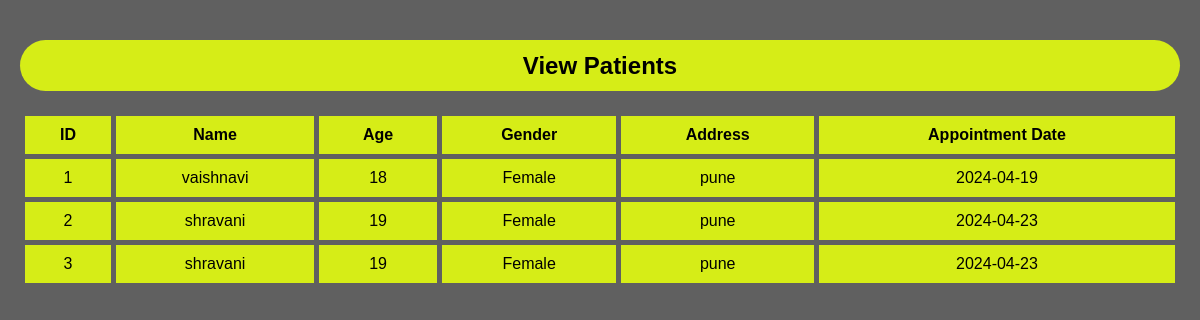
Page /view_patients.php on the committed database.
### tables this page shows
CREATE TABLE `patients` (
  `id` int(11) NOT NULL,
  `name` varchar(255) NOT NULL,
  `age` int(11) NOT NULL,
  `gender` varchar(10) NOT NULL,
  `address` text DEFAULT NULL,
  `admission_date` date NOT NULL
);

### view_patients.php (the view, shortened to what this page needs)
<?php
$conn = new mysqli('localhost', 'root', '', 'hospital_management');
$sql = "SELECT * FROM patients";
$result = $conn->query($sql);
?>
<!DOCTYPE html>
<html lang="en">
<head>
</head>
<body>
	<h2>View Patients</h2>
	<table border="1">
		<tr>
			<th>ID</th>
			<th>Name</th>
			<th>Age</th>
			<th>Gender</th>
			<th>Address</th>
			<th>Appointment Date</th>
		</tr>
		<?php
		while ($row = $result->fetch_assoc()) {
			echo "<tr>
				<td>{$row['id']}</td>
				<td>{$row['name']}</td>
				<td>{$row['age']}</td>
				<td>{$row['gender']}</td>
				<td>{$row['address']}</td>
				<td>{$row['admission_date']}</td>
			</tr>";
		}
		?>
	</table>
</body>
</html>

### view_patients.php (style rules this page uses)
body { background-color: #606060FF; color: black; font-family: Arial, sans-serif; text-align: center; margin: 0; padding: 20px; }
h2 { background-color:#D6ED17FF; padding: 1%; border-radius: 35px; }
table { background-color: #D6ED17FF; width: 100%; border-collapse: collapse; margin-top: 20px; }
th, td { border: 5px solid #606060FF; padding: 10px; color:black; }
th { background-color: #D6ED17FF; }

### rows in the picture
patients: id "1", name "vaishnavi", age "18", gender "Female", address "pune", admission_date "2024-04-19"
patients: id "2", name "shravani", age "19", gender "Female", address "pune", admission_date "2024-04-23"
patients: id "3", name "shravani", age "19", gender "Female", address "pune", admission_date "2024-04-23"
